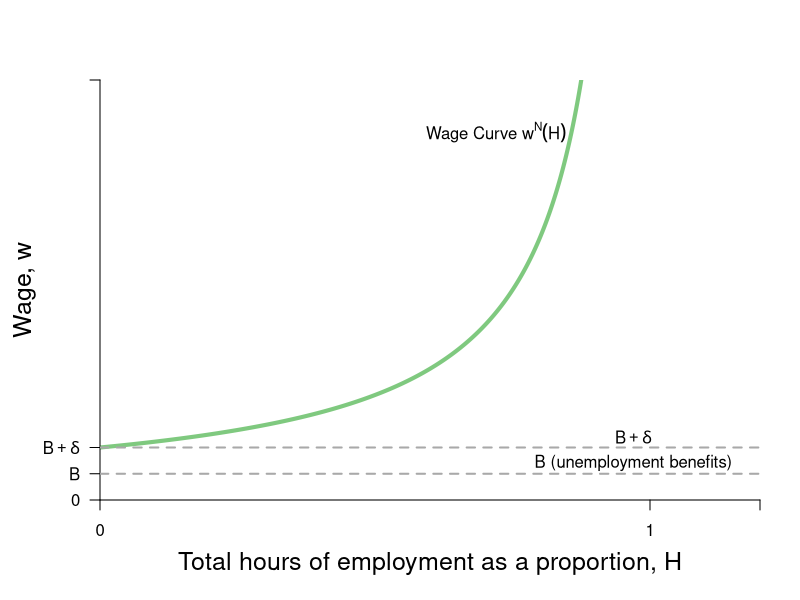

Write the R code that produced this figure.
require(shape)
require(plotrix)
pdf(file = "employment/employment_wage_macro.pdf", width = 9, height = 7)

#Set parameters for graphics
axislabelsize <- 1.5
graphlinewidth <- 3

COL <- c("#7fc97f", "#beaed4", "#fdc086", "#ffff99", "#386cb0", "#f0027f", "#bf5b17", "#666666")
COLA <- c("#99d8c9","#66c2a4","#41ae76", "#238b45", "#005824")
COLB <- c("#4eb3d3", "#2b8cbe", "#0868ac","#084081")

WageFn <- function(H, delta = 5) {
  delta /(1 - H)
}

par(mar =  c(5, 5, 4, 2))

xlims <- c(0, 1.2)
ylims <- c(0, 40)

plot(0, 0, xlim = xlims, ylim = ylims, type = "n",
     xlab = expression(paste("Total hours of employment as a proportion, ", H)),
     ylab = expression(paste("Wage, ", w)),
     xaxt = "n", 
     yaxt = "n",
     cex.lab = axislabelsize, 
     bty = "n", 
     xaxs="i", 
     yaxs="i")

npts <- 500 
npts2 <- 501
#Specify the sequences of points for graphing. 
xx1 <- seq(xlims[1], 0.9, length.out = npts)
xx2 <- seq(xlims[1], xlims[2], length.out = npts)
xx3 <- seq(xlims[1], xlims[2], length.out = npts2)
xx4 <- seq(xlims[1], 25, length.out = npts2)

#Draw the lines for the graphs
lines(xx1, WageFn(xx1), col = COL[1], lwd = 4)
#lines(xx2, solowCondition(xx2, delta = 5), col = COL[3], lwd = 4)
#lines(xx2, solowInfeas(xx2, delta = 5), col = COL[1], lwd = 4, lty = 2)

#Customize ticks and labels for the plot
ticksy <- c(0, 2.5, 5,  40)
ylabels <- c(0, expression(paste(B)), expression(paste(B+delta)), NA)
ticksx <- c(0, 1, xlims[2])
xlabels <- c(0, 1.0, NA)
axis(1, at = ticksx, pos = 0, labels = xlabels)
axis(2, at = ticksy, pos = 0, labels = ylabels, las = 1)

#Annotation of the  graphs
text(0.72, 35, expression(paste("Wage Curve ", w^N*(H))))

#Line for the absolute maximum quality
#segments(1, 0, 1, 42, lty = 2, lwd = 3, col = "darkgray")
#segments(0.75, 0, 0.75, 20, lty = 2, lwd = 2, col = "darkgray")

#Arrow to Slope of BRF
#Arrows(0.5, 13, 0.58, 13, col = "black", lty = 1, lwd = 2, arr.type = "triangle")
#text(0.35, 13, expression(paste("Slope = " - u[q], " = ", frac(delta, (1 - q)^2))))


#Arrows(0.8, 15, 0.8, 19, col = "black", lty = 1, lwd = 2, arr.type = "triangle")
#Arrows(0.8, 15, 0.8, 6, col = "black", lty = 1, lwd = 2, arr.type = "triangle")
#text(0.92, 12.5, expression(paste("Employment Rent")))

#Text to indicate delta = 5
#text(0.2, 38, expression(paste("Wage Function")))
#text(0.2, 36, expression(paste("set to ", delta, " = 5")))


#Zero profit condition 
#segments(0, 20, 0.75, 20, lty = 1, lwd = 2, col = "darkgray")
#segments(0.75, 20, 1.2, 20, lty = 2, lwd = 2, col = "darkgray")

#Unemployment benefits & a
segments(0, 5, 1.2, 5, lty = 2, lwd = 2, col = "darkgray")
segments(0, 2.5, 1.2, 2.5, lty = 2, lwd = 2, col = "darkgray")

#Zero profit condition
#text(1.02, 21, expression(paste("Zero profit condition, ", w == w[0])))
text(0.97, 6, expression(paste(B + delta)))
text(0.97, 3.5, expression(paste(B, " (unemployment benefits)")))
#text(1.08, 36, expression(paste("level of")))
#text(1.08, 34, expression(paste("employment, ", bar(H))))


dev.off()
